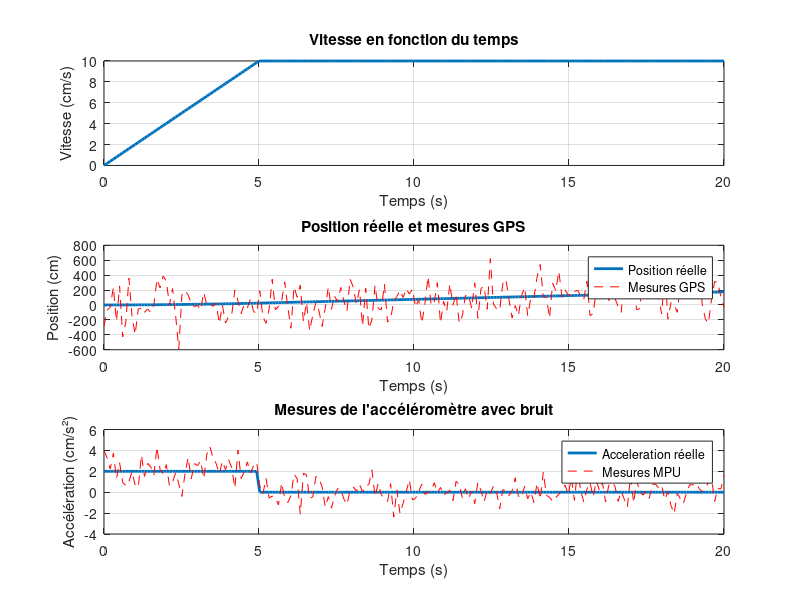

Here is the MATLAB script that generated this plot:
% Simulation d'un véhicule et génération de mesures pour le filtre de Kalman

x0 = 0;  % Position initiale
v0 = 0;  % Vitesse initiale
acc = 2;   % Accélération constante (cm/s²)
vf = 10; % Vitesse finale (cm/s)
t_vf = 5; % Temps pour atteindre la vitesse finale (s)

frequence = 10; % Fréquence d'échantillonnage (Hz)
T = 1/frequence; % Période d'échantillonnage (s)
Tf = 20; % Temps total de la simulation (s)
t = linspace(0, Tf, 200); % Vecteur de temps

% Variables
a = zeros(size(t));  % Vecteur pour l'acceleration
v = zeros(size(t));  % Vecteur pour la vitesse
x = zeros(size(t));  % Vecteur pour la position

% Simuler la dynamique du mouvement
for i = 1:length(t)
    if t(i) <= 5
        % Phase 1 : Accélération (0 à 5 secondes)
        a(i) = acc;
        v(i) = acc * t(i);
        x(i) = 0.5 * acc * t(i)^2;
    else
        % Phase 2 : Mouvement uniforme (vitesse constante)
        a(i) = 0;
        v(i) = vf;
        x(i) = 0.5 * acc * t_vf^2 + vf * (t(i) - t_vf);
    end
end

% Génération des mesures GPS et accéléromètre

gps_precision = 200; % en cm
acc_precision = 1;  % en cm/s²

gps_measurements = x + gps_precision * randn(size(x));  % Simuler des mesures GPS avec bruit
acc_measurements = a + acc_precision * randn(size(t));  % Simuler des mesures accéléromètre avec bruit

% Affichage des résultats
figure;

% Graphique de la vitesse
subplot(3,1,1);
plot(t, v, 'LineWidth', 2);
xlabel('Temps (s)');
ylabel('Vitesse (cm/s)');
title('Vitesse en fonction du temps');
grid on;

% Graphique de la position réelle
subplot(3,1,2);
plot(t, x, 'LineWidth', 2);
hold on;
plot(t, gps_measurements, '--r'); % Mesures GPS bruitées
xlabel('Temps (s)');
ylabel('Position (cm)');
title('Position réelle et mesures GPS');
legend('Position réelle', 'Mesures GPS');
grid on;

% Graphique des mesures de l'accéléromètre
subplot(3,1,3);
plot(t, a, 'LineWidth', 2);
hold on;
plot(t, acc_measurements, '--r');
xlabel('Temps (s)');
ylabel('Accélération (cm/s²)');
title('Mesures de l''accéléromètre avec bruit');
legend('Acceleration réelle', 'Mesures MPU');
grid on;

